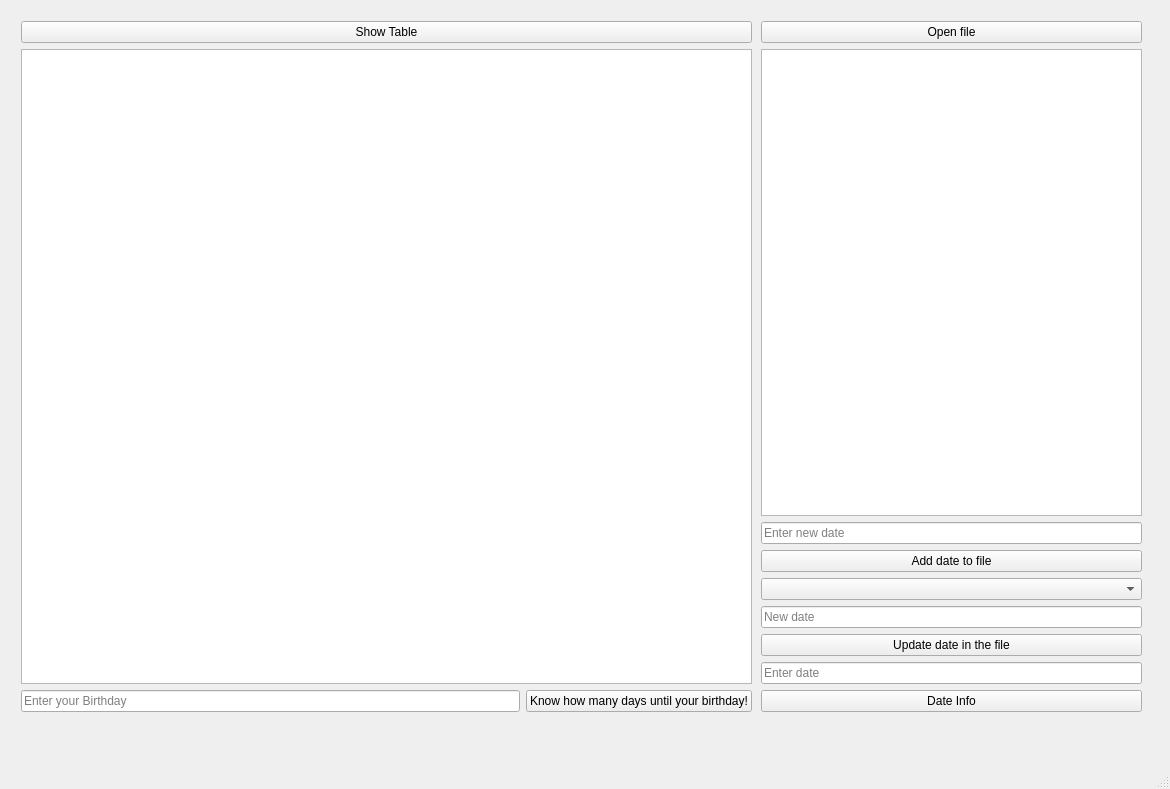
<?xml version="1.0" encoding="UTF-8"?>
<ui version="4.0">
 <class>MainWindow</class>
 <widget class="QMainWindow" name="MainWindow">
  <property name="geometry">
   <rect>
    <x>0</x>
    <y>0</y>
    <width>1170</width>
    <height>789</height>
   </rect>
  </property>
  <property name="windowTitle">
   <string>MainWindow</string>
  </property>
  <widget class="QWidget" name="centralwidget">
   <widget class="QWidget" name="layoutWidget">
    <property name="geometry">
     <rect>
      <x>761</x>
      <y>21</y>
      <width>381</width>
      <height>691</height>
     </rect>
    </property>
    <layout class="QGridLayout" name="gridLayout_2">
     <item row="0" column="0">
      <widget class="QPushButton" name="pushButton_3">
       <property name="text">
        <string>Open file</string>
       </property>
      </widget>
     </item>
     <item row="5" column="0">
      <layout class="QVBoxLayout" name="verticalLayout_4">
       <item>
        <widget class="QLineEdit" name="lineEdit_3">
         <property name="placeholderText">
          <string>Enter date</string>
         </property>
        </widget>
       </item>
       <item>
        <widget class="QPushButton" name="pushButton_4">
         <property name="text">
          <string>Date Info</string>
         </property>
        </widget>
       </item>
      </layout>
     </item>
     <item row="4" column="0">
      <layout class="QVBoxLayout" name="verticalLayout_3">
       <item>
        <widget class="QPushButton" name="pushButton_2">
         <property name="text">
          <string>Update date in the file</string>
         </property>
        </widget>
       </item>
      </layout>
     </item>
     <item row="1" column="0">
      <widget class="QPlainTextEdit" name="plainTextEdit"/>
     </item>
     <item row="2" column="0">
      <layout class="QVBoxLayout" name="verticalLayout_2">
       <item>
        <widget class="QLineEdit" name="lineEdit">
         <property name="placeholderText">
          <string>Enter new date</string>
         </property>
        </widget>
       </item>
       <item>
        <widget class="QPushButton" name="pushButton">
         <property name="text">
          <string>Add date to file</string>
         </property>
        </widget>
       </item>
      </layout>
     </item>
     <item row="3" column="0">
      <layout class="QVBoxLayout" name="verticalLayout">
       <item>
        <widget class="QComboBox" name="comboBox"/>
       </item>
       <item>
        <widget class="QLineEdit" name="lineEdit_5">
         <property name="placeholderText">
          <string>New date</string>
         </property>
        </widget>
       </item>
      </layout>
     </item>
    </layout>
   </widget>
   <widget class="QWidget" name="layoutWidget">
    <property name="geometry">
     <rect>
      <x>21</x>
      <y>21</y>
      <width>731</width>
      <height>691</height>
     </rect>
    </property>
    <layout class="QGridLayout" name="gridLayout">
     <item row="0" column="1">
      <widget class="QPushButton" name="pushButton_6">
       <property name="text">
        <string>Show Table</string>
       </property>
      </widget>
     </item>
     <item row="1" column="1">
      <widget class="QTableView" name="tableView"/>
     </item>
     <item row="2" column="1">
      <layout class="QHBoxLayout" name="horizontalLayout_2">
       <item>
        <widget class="QLineEdit" name="lineEdit_4">
         <property name="placeholderText">
          <string>Enter your Birthday</string>
         </property>
        </widget>
       </item>
       <item>
        <widget class="QPushButton" name="pushButton_5">
         <property name="text">
          <string>Know how many days until your birthday!</string>
         </property>
        </widget>
       </item>
      </layout>
     </item>
    </layout>
   </widget>
  </widget>
  <widget class="QMenuBar" name="menubar">
   <property name="geometry">
    <rect>
     <x>0</x>
     <y>0</y>
     <width>1170</width>
     <height>26</height>
    </rect>
   </property>
  </widget>
  <widget class="QStatusBar" name="statusbar"/>
 </widget>
 <resources/>
 <connections/>
</ui>
